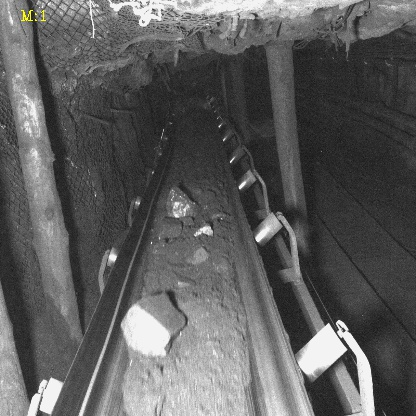
#> input picture dataset/Data partitioning/train/images/大块训练集_041903_0542.jpg, 416 x 416 px
$ python prepare_sr_data.py --input_dir '../dataset/Data partitioning/train/images' --output_dir out
#> lines starting #> are read from the running program, lines starting #| are printed output that depends on the picture
# data/prepare_sr_data.py
import os
from PIL import Image, UnidentifiedImageError # 导入 UnidentifiedImageError
import argparse
import logging # 导入 logging

# 为此模块设置一个 logger
logger_prep_sr = logging.getLogger(__name__)
if not logger_prep_sr.hasHandlers(): # 确保 logger 有处理器
    logging.basicConfig(level=logging.INFO, format='%(asctime)s - %(name)s - %(levelname)s - %(message)s')

def _is_image_file(filename: str) -> bool:
    """辅助函数，检查文件是否是支持的图像格式。"""
    return any(filename.lower().endswith(ext) for ext in ['.png', '.jpg', '.jpeg', '.bmp', '.tif', '.tiff'])

def prepare_sr_data(input_dir: str, output_dir: str, scale_factor: int, logger: logging.Logger):
    """
    从输入目录中的高分辨率图像生成 LR-HR 图像对。

    参数：
        input_dir (str): 包含高分辨率图像的输入目录。
        output_dir (str): 输出目录，将在此目录下创建 'HR' 和 'LR' 子目录。
        scale_factor (int): 下采样因子，例如 4 表示 x4 下采样。
        logger (logging.Logger): 用于记录日志的 logger 实例。
    """
#> called with output_dir = 'out', scale_factor = 4
    hr_output_dir = os.path.join(output_dir, "HR")
    lr_output_dir = os.path.join(output_dir, "LR")

    try:
        os.makedirs(hr_output_dir, exist_ok=True)
        os.makedirs(lr_output_dir, exist_ok=True)
        logger.info(f"输出目录已创建/确认: HR -> {hr_output_dir}, LR -> {lr_output_dir}")
    except OSError as e:
        logger.error(f"创建输出目录失败: {e}")
        return # 无法创建目录，则无法继续

    num_processed = 0
    num_errors = 0

    image_filenames = [f for f in os.listdir(input_dir) if _is_image_file(f)]
    if not image_filenames:
        logger.warning(f"输入目录 {input_dir} 中未找到支持的图像文件。")
        return

    logger.info(f"开始处理 {input_dir} 中的 {len(image_filenames)} 个图像文件...")

    for img_name in image_filenames:
        hr_img_path_original = os.path.join(input_dir, img_name)
        # 输出文件名保持与输入一致
        hr_img_path_dest = os.path.join(hr_output_dir, img_name)
        lr_img_path_dest = os.path.join(lr_output_dir, img_name)

        try:
            with Image.open(hr_img_path_original) as img:
#> img is the input picture: PIL image 416x416 RGB; mean R, G, B 93.4, 93.4, 93.3
                img_rgb = img.convert("RGB") # 确保图像是 RGB 格式

                # 保存 HR 图像 (直接从源复制或重新保存以统一格式)
                # 为简单起见，这里重新保存，可以确保所有输出HR图像的格式（例如都转为PNG或JPG）
                # 如果希望保持原始格式，可以考虑使用 shutil.copy2
                img_rgb.save(hr_img_path_dest) # 可以指定格式, e.g., img_rgb.save(hr_img_path_dest, "PNG")

                # 生成并保存 LR 图像
                # 确保原始图像尺寸足够进行下采样
                if img_rgb.width < scale_factor or img_rgb.height < scale_factor:
                    logger.warning(f"图像 {img_name} 的尺寸 ({img_rgb.width}x{img_rgb.height}) "
                                   f"过小，无法进行 {scale_factor}x 下采样。跳过此图像的LR生成。")
                    # HR 图像仍然被保存了，但没有对应的 LR
                    # 可以选择删除已保存的HR，或保留它（取决于策略）
                    # os.remove(hr_img_path_dest) # 如果希望严格成对
                    continue # 跳过此图像的LR部分

                lr_width = img_rgb.width // scale_factor
#> lr_width = 104
                lr_height = img_rgb.height // scale_factor
#> lr_height = 104

                if lr_width == 0 or lr_height == 0:
                    logger.warning(f"图像 {img_name} 下采样后的尺寸为零 ({lr_width}x{lr_height})。跳过此图像的LR生成。")
                    continue

                lr_img = img_rgb.resize((lr_width, lr_height), Image.BICUBIC)
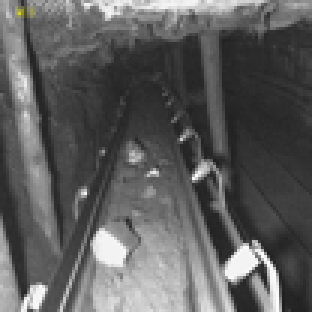
#> lr_img: PIL image 104x104 RGB (shown 3 times larger); mean R, G, B 93.4, 93.4, 93.3
                lr_img.save(lr_img_path_dest) # 可以指定格式

                # logger.debug(f"已处理 {img_name}: 源 HR -> {hr_img_path_original}, "
                #            f"目标 HR -> {hr_img_path_dest}, 目标 LR -> {lr_img_path_dest}")
                num_processed += 1

        except FileNotFoundError:
            logger.error(f"处理图像 {img_name} 时源文件未找到: {hr_img_path_original}")
            num_errors += 1
        except UnidentifiedImageError:
            logger.warning(f"无法识别的图像文件 (可能已损坏): {hr_img_path_original}。跳过。")
            num_errors += 1
        except Exception as e:
            logger.error(f"处理图像 {img_name} ({hr_img_path_original}) 时发生错误: {e}", exc_info=True)
            num_errors += 1
            # 如果发生错误，确保部分创建的文件被清理（可选）
            if os.path.exists(hr_img_path_dest): os.remove(hr_img_path_dest)
            if os.path.exists(lr_img_path_dest): os.remove(lr_img_path_dest)
            continue
#> pass 2 of the loop in prepare_sr_data, `for img_name in image_filenames:`:
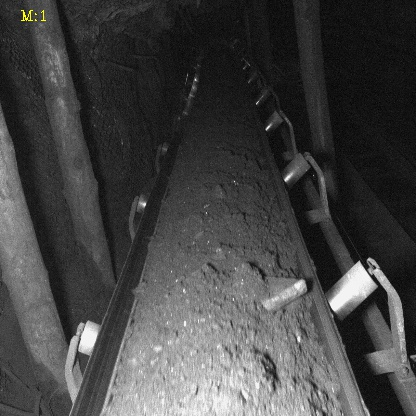
#> input picture dataset/Data partitioning/train/images/大块训练集_152150_0156.jpg, 416 x 416 px
#> in prepare_sr_data, img is the input picture: PIL image 416x416 RGB; mean R, G, B 68.2, 68.2, 68.1
#> in prepare_sr_data, `lr_img = img_rgb.resize((lr_width, lr_height), Image.BICUBIC)`:
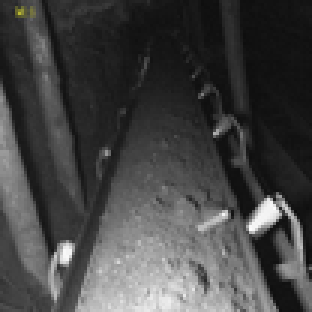
#> lr_img: PIL image 104x104 RGB (shown 3 times larger); mean R, G, B 68.2, 68.2, 68.1

    logger.info(f"SR数据准备完成。成功处理 {num_processed} 张图像。发生 {num_errors} 个错误。")


def validate_input_directory(input_dir_path: str, logger: logging.Logger) -> bool:
    """
    验证输入目录是否存在且包含有效图像文件。
    """
    if not os.path.isdir(input_dir_path): # 使用 isdir 检查目录
        logger.error(f"输入目录不存在或不是一个目录: {input_dir_path}")
        return False
    if not any(_is_image_file(fname) for fname in os.listdir(input_dir_path)):
        logger.warning(f"在目录 {input_dir_path} 中未找到支持的图像文件。")
        # 根据需求，这可能不是一个致命错误，所以返回 True 但记录警告
    return True


if __name__ == "__main__":
    parser = argparse.ArgumentParser(description="为超分辨率任务准备 LR-HR 图像对。")
    parser.add_argument("--input_dir", type=str, required=True, help="包含原始高分辨率图像的目录。")
    parser.add_argument("--output_dir", type=str, required=True, help="保存生成的 LR 和 HR 图像的目录。")
    parser.add_argument("--scale_factor", type=int, default=4, help="下采样因子 (例如, 4 代表 x4)。")
    parser.add_argument("--log_level", type=str, default="INFO",
                        choices=["DEBUG", "INFO", "WARNING", "ERROR"], help="日志级别。")
    args = parser.parse_args()

    # 设置主脚本的 logger
    script_logger = logging.getLogger("prepare_sr_data_script")
    script_logger.handlers.clear() # 清除已存在的处理器，以防多次运行脚本时重复添加
    ch = logging.StreamHandler()
    try:
        script_logger.setLevel(args.log_level.upper())
        ch.setLevel(args.log_level.upper())
    except ValueError:
        script_logger.setLevel(logging.INFO)
        ch.setLevel(logging.INFO)
        script_logger.warning(f"无效的日志级别 '{args.log_level}'。使用 INFO 级别。")

    formatter = logging.Formatter('%(asctime)s - %(name)s - %(levelname)s - %(message)s')
    ch.setFormatter(formatter)
    script_logger.addHandler(ch)
    script_logger.propagate = False # 防止日志消息向上传播到根logger，避免重复打印

    script_logger.info(f"脚本参数: {args}")

    if not validate_input_directory(args.input_dir, script_logger):
        script_logger.error("输入目录校验失败。退出脚本。")
        exit(1)

    prepare_sr_data(args.input_dir, args.output_dir, args.scale_factor, script_logger)
